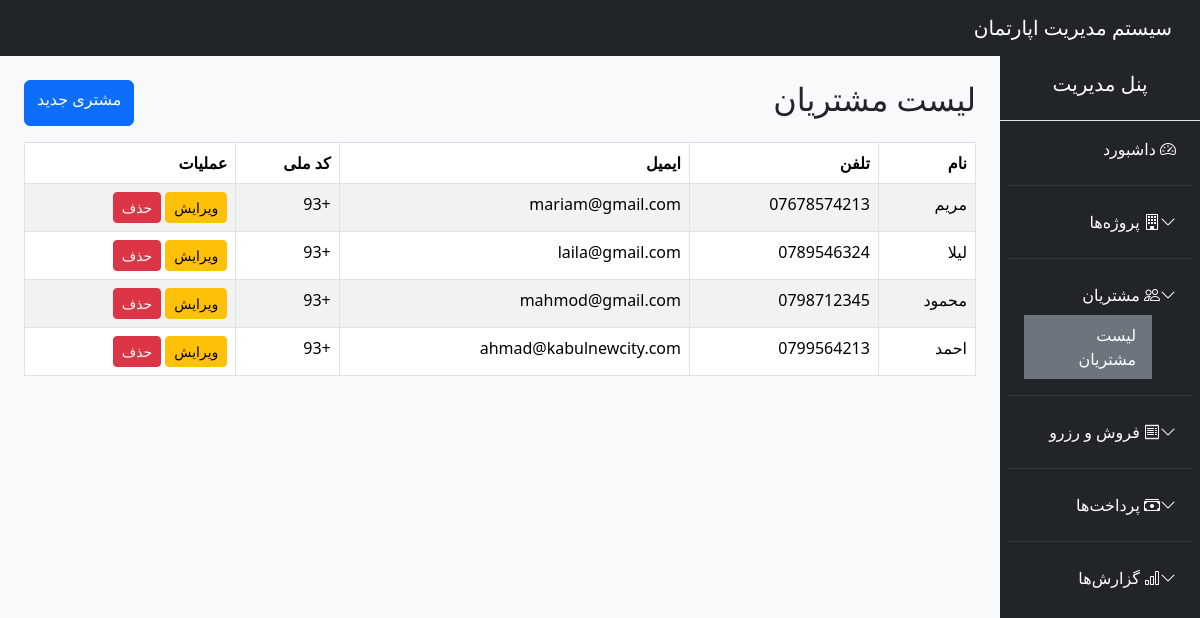
Page /public/?route=customers (signed in) on the committed database.
### tables this page shows
CREATE TABLE `customers` (
  `id` int(11) NOT NULL,
  `full_name` varchar(100) NOT NULL,
  `phone` varchar(50) DEFAULT NULL,
  `email` varchar(100) DEFAULT NULL,
  `national_id` varchar(50) DEFAULT NULL,
  `created_at` timestamp NOT NULL DEFAULT current_timestamp()
);

### app/core/Controller.php (called while the page is built, shortened)
<?php
class Controller {
    protected function view($view, $data = []) {
        extract($data);
        require "../app/views/$view.php";
    }
    protected function model($model) {
        return new $model;
    }
}

### app/controllers/CustomerController.php (called while the page is built, shortened)
<?php
class CustomerController extends Controller
{
    public function index()
    {
        $customerModel = $this->model("Customer");
        $customers = $customerModel->all();
        $this->view("customers/index", compact('customers', 'page_title'));
    }
}

### public/index.php (called while the page is built, shortened)
<?php
require_once "../app/core/Database.php";
require_once "../app/core/Controller.php";
require_once "../app/core/Model.php";
require_once "../routes/web.php";

### config/config.php (called while the page is built)
<?php
return [
    'db' => [
        'host' => 'localhost',
        'dbname' => 'apartment_system',
        'user' => 'root',
        'pass' => ''
    ]
];

### app/core/Database.php (called while the page is built, shortened)
<?php
class Database {
    private static $instance = null;
    private function __construct() {
        $config = require __DIR__ . '/../../config/config.php';
        $dsn = "mysql:host={$config['db']['host']};dbname={$config['db']['dbname']};charset=utf8mb4";
        try {
            $this->pdo = new PDO($dsn, $config['db']['user'], $config['db']['pass']);
        } catch (PDOException $e) {
            die("DB Connection Failed: " . $e->getMessage());
        }
    }
    public static function connect() {
        if (self::$instance === null) {
            self::$instance = new Database();
        }
        return self::$instance->pdo;
    }
}

### app/core/Model.php (called while the page is built, shortened)
<?php
class Model {
    public function __construct() {
        $this->db = Database::connect();
    }
}

### app/models/Customer.php (called while the page is built, shortened)
<?php
class Customer extends Model
{
    protected $table = 'customers';
    public function all()
    {
        $stmt = $this->db->query("SELECT * FROM {$this->table} ORDER BY id DESC");
        return $stmt->fetchAll(PDO::FETCH_ASSOC);
    }
}

### app/views/customers/index.php (the view)
<?php require "../app/views/layouts/header.php"; ?>
<?php require "../app/views/layouts/sidebar.php"; ?>
<div class="d-flex justify-content-between mb-3">
    <h2>لیست مشتریان</h2>
    <a href="/apartment_system/public/?route=customers_create" class="btn btn-primary">مشتری جدید</a>
</div>
<table class="table table-bordered table-striped">
    <thead>
        <tr>
            <th>نام</th>
            <th>تلفن</th>
            <th>ایمیل</th>
            <th>کد ملی</th>
            <th>عملیات</th>
        </tr>
    </thead>
    <tbody>
    <?php foreach ($customers as $c): ?>
        <tr>
            <td><?= $c['full_name'] ?></td>
            <td><?= $c['phone'] ?></td>
            <td><?= $c['email'] ?></td>
            <td><?= $c['national_id'] ?></td>
            <td>
                <a href="/apartment_system/public/?route=customers_edit&id=<?= $c['id'] ?>" class="btn btn-warning btn-sm">ویرایش</a>
                <a href="/apartment_system/public/?route=customers_delete&id=<?= $c['id'] ?>" class="btn btn-danger btn-sm" onclick="return confirm('حذف شود؟')">حذف</a>
            </td>
        </tr>
    <?php endforeach; ?>
    </tbody>
</table>
<?php require "../app/views/layouts/footer.php"; ?>

### rows in the picture
customers: full_name "مریم", phone "07678574213", email "mariam@gmail.com", national "+93"
customers: full_name "لیلا", phone "0789546324", email "laila@gmail.com", national "+93"
customers: full_name "محمود", phone "0798712345", email "mahmod@gmail.com", national "+93"
customers: full_name "احمد", phone "0799564213", email "ahmad@kabulnewcity.com", national "+93"
